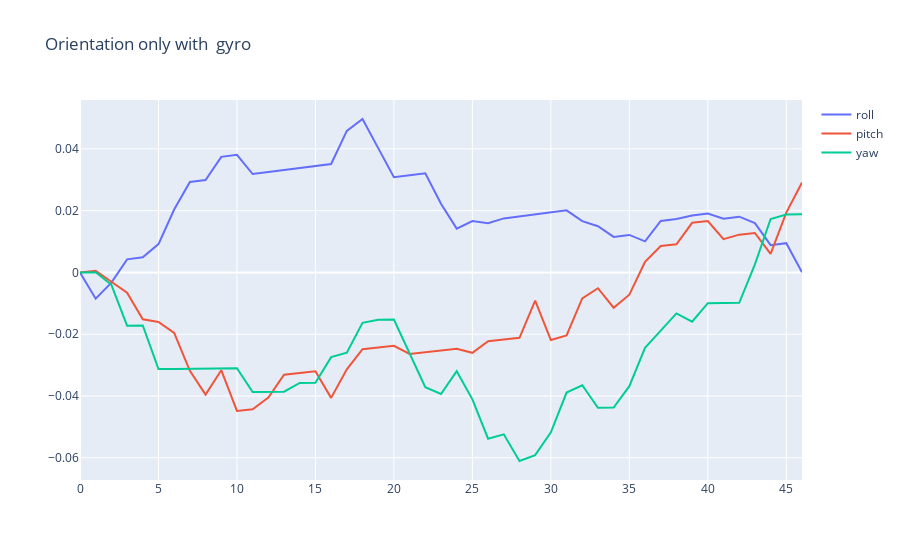

Notebook cell for this chart:
### Code cell
#find only with gyro 

pitch = np.zeros(len(calibrated_lb))
yaw = np.zeros(len(calibrated_lb))
roll = np.zeros(len(calibrated_lb))

for i in range(len(calibrated_lb)-1):
    delta_t = 0.06
    
    pitch[i+1] = pitch[i] + calibrated_lb['lb_gy'][i]*delta_t
    yaw[i+1] = yaw[i]+calibrated_lb['lb_gz'][i]*delta_t
    roll[i+1] = roll[i]+calibrated_lb['lb_gx'][i]*delta_t
    

orientation_d = pd.DataFrame({'roll':np.rad2deg(roll),'pitch':np.rad2deg(pitch),'yaw':np.rad2deg(yaw)})

show_plot(orientation_d,'Orientation only with  gyro')
